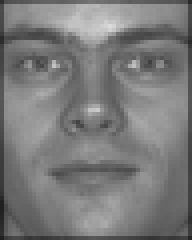
#> input picture Data/Train/00002_930831_fa.pgm, 48 x 60 px (shown 4 times larger); its folder holds 4 pictures in this run
$ python test_script.py
#> lines starting #> are read from the running program, lines starting #| are printed output that depends on the picture
### pca.py
import numpy as np

def compute_Z(X, centering=True, scaling=False):
    num_rows, num_cols = X.shape
    num_features = num_cols
    num_samples = num_rows
    if centering:
        Z = np.zeros((num_samples, num_features))
        mean = find_mean(X)
        i = 0
        while i < num_features:
            j = 0
            while j < num_samples:
                Z[j, i] = X[j, i] - mean[i]
                j += 1
            i += 1
    else:
        Z = X
    if scaling:
        std = np.zeros(num_features)
        i = 0
        while i < num_features:
            std[i] = np.std(X[:, i])
            i += 1

        i = 0
        while i < num_features:
            j = 0
            while j < num_samples:
                Z[j, i] = Z[j, i] / std[i]
                j += 1
            i += 1
    return Z

#return matrix of means for each feature / column in X
def find_mean(X):
    num_rows, num_cols = X.shape
    num_features = num_cols
    num_samples = num_rows
    mean = np.zeros(num_features)
    i = 0
    while i < num_features:
        j = 0
        sum = 0
        while j < num_samples:
            sum += X[j, i]
            j += 1
        mean[i] = sum / num_samples
        i += 1
    return mean

def compute_covariance_matrix(Z):
    covar = np.matmul(np.transpose(Z), Z)
    return covar


def find_pcs(COV):
    w, v = np.linalg.eig(COV)
    p = w.argsort()[::-1]
    PCS = v[:, p]
    L = np.sort(w)[::-1]
    return L, PCS


def project_data(Z, PCS, L, k, var):
    if var > 0:
        L_summed = np.sum(L)
        k = 0
        my_var = 0
        my_var += L[k] / L_summed
        while var > my_var:
            my_var += L[k] / L_summed
            k += 1
        k += 1
    sliced_PCS = PCS[:, :k]
    Z_star = np.matmul(Z, sliced_PCS)
    return Z_star

### compress.py
import matplotlib.pyplot as mp
import os
import numpy as np
import pca

def compress_images(DATA,k):
    Z = pca.compute_Z(DATA)
    COV = pca.compute_covariance_matrix(Z)
    L, PCS = pca.find_pcs(COV)
    Z_star = pca.project_data(Z, PCS, L, k, 0)
    sliced_PCS = PCS[:, :k]
    UT = np.transpose(sliced_PCS)
    X_compressed = np.matmul(Z_star, UT)
    num_rows, num_cols = X_compressed.shape
    num_images = num_cols
    path = os.getcwd() + '/Output/'
    dir_exists = os.path.isdir(path)
    if not dir_exists:
        os.mkdir('Output/')
    i = 0
    while i < num_images:
        fname = path + 'compressed' + str(i) + '.jpg'
        image = X_compressed[:, i]
        min = np.amin(image)
        max = np.amax(image)
        rescaled_image = ((image - min)/(max - min)) * 255
        rescaled_image.shape = (60, 48)
        mp.imsave(fname, rescaled_image, cmap='gray')
        i += 1
    return

def load_data(input_dir):
#> called with input_dir = 'Data/Train/'
    num_pics = 0
    for entry in os.scandir(input_dir):
        num_pics += 1
    DATA = np.zeros((2880, num_pics))
    i = 0
    for entry in os.scandir(input_dir):
        image = mp.imread(entry.path)
#> image is the input picture: shape (60, 48); min 32, max 219, mean 122.4
        flat_image = image.flatten()
#> flat_image = 2880 values, max 219 at index 315, min 32 at index 2448, mean 122.4
        DATA[:, i] = flat_image
        i += 1
    return DATA

### test_script.py
import pca
import numpy as np

# [5 lines of commented-out code are left out]
X = np.array([[-1, -1],[-1,1],[1,-1],[1,1],[2,1]])

Z = pca.compute_Z(X)
COV = pca.compute_covariance_matrix(Z)
L, PCS = pca.find_pcs(COV)
Z_star = pca.project_data(Z, PCS, L, 1, 0)


#test compression  using PCA
import compress

X = compress.load_data('Data/Train/')
#> X = 2880 rows, first 6: [47, 34, 23, 46], [79, 66, 44, 75], [83, 68, 49, 78], [84, 76, 60, 79], [87, 82, 69, 77], [86, 87, 62, 85]
compress.compress_images(X,100)
#> after the loop in compute_Z (call 2), `while i < num_features:`: Z = 2880 rows, first 6: [-75.42, -103.6, -127, -83.93], [-43.42, -71.56, -106, -54.93], [-39.42, -69.56, -101, -51.93], [-38.42, -61.56, -89.95, -50.93], [-35.42, -55.56, -80.95, -52.93], [-36.42, -50.56, -87.95, -44.93]; i = 4
#> in compress_images, `COV = pca.compute_covariance_matrix(Z)`: COV = [[2224227.5, 2229124.4, 2174438.6, 1552119.4], [2229124.4, 3609711.8, 2727485.9, 1893176.6], [2174438.6, 2727485.9, 6098092.1, 2035746.1], [1552119.4, 1893176.6, 2035746.1, 1769316.7]]
#> in compress_images, `L, PCS = pca.find_pcs(COV)`: L = [10345191.6, 2284490.6, 649677.4, 421988.6]; PCS = [[0.389, 0.355, 0.538, 0.658], [0.505, 0.548, -0.666, -0.0499], [0.689, -0.72, -0.0729, 0.0407], [0.345, 0.236, 0.512, -0.75]]
#> in project_data (call 2), `Z_star = np.matmul(Z, sliced_PCS)`: Z_star = 2880 rows, first 6: [-198.1, -11.88, -5.39, 13.28], [-145, 8.73, 3.86, 11.86], [-137.9, 8.35, 5.85, 12.35], [-125.6, 5.4, 0.772, 12.31], [-115.9, 2.8, -3.29, 15.85], [-115.8, 12.11, -2.54, 8.66]
#> in compress_images, `sliced_PCS = PCS[:, :k]`: sliced_PCS has the same summary as PCS
#> in compress_images, `UT = np.transpose(sliced_PCS)`: UT = [[0.389, 0.505, 0.689, 0.345], [0.355, 0.548, -0.72, 0.236], [0.538, -0.666, -0.0729, 0.512], [0.658, -0.0499, 0.0407, -0.75]]
#> in compress_images, `X_compressed = np.matmul(Z_star, UT)`: X_compressed has the same summary as Z in compute_Z
#> the loop in compress_images, `while i < num_images:` made 4 passes
#> (min, max) on passes 1 to 4: (-90.42, 96.58), (-114.6, 115.4), (-127, 98.05), (-93.93, 71.07)
#> pass 2, in compress_images, `mp.imsave(fname, rescaled_image, cmap='gray')`:
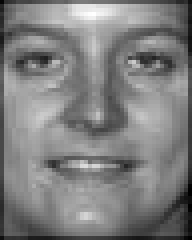
#> saved as compressed1.jpg: shape (60, 48, 3) (shown 4 times larger); min 0, max 255, mean 126.9
#> after the loop in compress_images, `while i < num_images:`: i = 4
